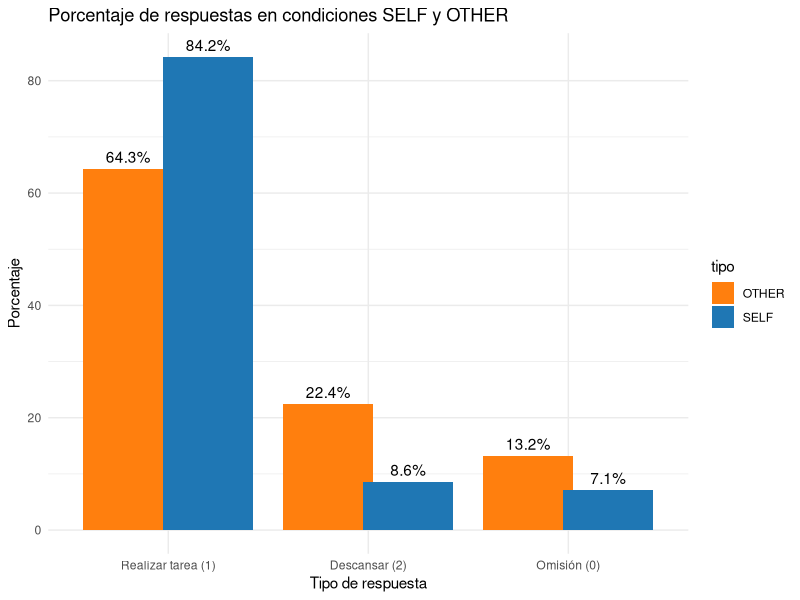

Generate this figure with R: (Note: this script raises an error after producing the figure.)

## Prosocial Effort Task ##
# FONDECYT Sebastián Contreras #
# Diego Garrido - José Borquez #
# Viña del Mar - 2025 #


# Import Libraries

library(readxl)
library(readr)
library(tidyverse)


# Cargar datos
datos <- read.csv("datos_limpios.csv")



## Gráfica respuestas datos completos ##
{
# Identificar columnas SELF y OTHER
cols_self <- grep("SELF", names(datos), value = TRUE)
cols_other <- grep("OTHER", names(datos), value = TRUE)

# Reunir datos en formato largo
self_data <- datos %>%
  select(all_of(cols_self)) %>%
  pivot_longer(cols = everything(), names_to = "variable", values_to = "respuesta") %>%
  mutate(tipo = "SELF")

other_data <- datos %>%
  select(all_of(cols_other)) %>%
  pivot_longer(cols = everything(), names_to = "variable", values_to = "respuesta") %>%
  mutate(tipo = "OTHER")

# Unir ambos datasets
todo <- bind_rows(self_data, other_data)

# Calcular porcentaje por tipo y respuesta
porcentajes <- todo %>%
  group_by(tipo, respuesta) %>%
  summarise(n = n(), .groups = "drop") %>%
  group_by(tipo) %>%
  mutate(porcentaje = n / sum(n) * 100)

# Ordenar respuestas: 1 (Realizar), 2 (Descansar), 0 (Omisión)
porcentajes$respuesta <- factor(porcentajes$respuesta, 
                                levels = c(1, 2, 0),
                                labels = c("Realizar tarea (1)", 
                                           "Descansar (2)", 
                                           "Omisión (0)"))

# Gráfico de barras
ggplot(porcentajes, aes(x = respuesta, y = porcentaje, fill = tipo)) +
  geom_bar(stat = "identity", position = position_dodge(width = 0.8)) +
  geom_text(aes(label = sprintf("%.1f%%", porcentaje)), 
            vjust = -0.5, position = position_dodge(width = 0.8)) +
  labs(title = "Porcentaje de respuestas en condiciones SELF y OTHER",
       x = "Tipo de respuesta", y = "Porcentaje") +
  scale_fill_manual(values = c("SELF" = "#1f77b4", "OTHER" = "#ff7f0e")) +
  theme_minimal()

}



## Datos Porcentajes y Error Estandar
{
# Identificar columnas SELF y OTHER
cols_self <- grep("SELF", names(datos), value = TRUE)
cols_other <- grep("OTHER", names(datos), value = TRUE)

# Agregar columna GRUPO a cada transformación
self_data <- datos %>%
  select(GRUPO, all_of(cols_self)) %>%
  pivot_longer(cols = all_of(cols_self), names_to = "variable", values_to = "respuesta") %>%
  mutate(tipo = "SELF")

other_data <- datos %>%
  select(GRUPO, all_of(cols_other)) %>%
  pivot_longer(cols = all_of(cols_other), names_to = "variable", values_to = "respuesta") %>%
  mutate(tipo = "OTHER")

# Unir ambos datasets
todo <- bind_rows(self_data, other_data)

# Calcular porcentaje por grupo, tipo y respuesta
porcentajes <- todo %>%
  group_by(GRUPO, tipo, respuesta) %>%
  summarise(n = n(), .groups = "drop") %>%
  group_by(GRUPO, tipo) %>%
  mutate(porcentaje = n / sum(n) * 100)

# Ordenar respuestas: 1 (Realizar), 2 (Descansar), 0 (Omisión)
porcentajes$respuesta <- factor(porcentajes$respuesta, 
                                levels = c(1, 2, 0),
                                labels = c("Realizar tarea", 
                                           "Descansar", 
                                           "Omisión"))

# Gráfico con facetas por grupo
ggplot(porcentajes, aes(x = respuesta, y = porcentaje, fill = tipo)) +
  geom_bar(stat = "identity", position = position_dodge(width = 0.8)) +
  geom_text(aes(label = sprintf("%.1f%%", porcentaje)), 
            vjust = -0.5, position = position_dodge(width = 0.8)) +
  labs(title = "Porcentaje de respuestas por grupo (SELF y OTHER)",
       x = "Tipo de respuesta", y = "Porcentaje") +
  scale_fill_manual(values = c("SELF" = "#1f77b4", "OTHER" = "#ff7f0e")) +
  facet_wrap(~GRUPO) +
  theme_minimal()
}




# Datos Porcentajes y Error Estandar
{
# Identificar columnas SELF y OTHER
cols_self <- grep("SELF", names(datos), value = TRUE)
cols_other <- grep("OTHER", names(datos), value = TRUE)

# Agregar columna PARTICIPANTE si no existe
# Si tienes un ID único por participante, cambia "row_number()" por ese ID real
datos$PARTICIPANTE <- datos$ID_check

# Transformar a formato largo, incluyendo ID y grupo
self_data <- datos %>%
  select(PARTICIPANTE, GRUPO, all_of(cols_self)) %>%
  pivot_longer(cols = all_of(cols_self), names_to = "variable", values_to = "respuesta") %>%
  mutate(tipo = "SELF")

other_data <- datos %>%
  select(PARTICIPANTE, GRUPO, all_of(cols_other)) %>%
  pivot_longer(cols = all_of(cols_other), names_to = "variable", values_to = "respuesta") %>%
  mutate(tipo = "OTHER")

# Unir ambos datasets
todo <- bind_rows(self_data, other_data)

# Calcular porcentaje por participante
por_participante <- todo %>%
  group_by(PARTICIPANTE, GRUPO, tipo, respuesta) %>%
  summarise(n = n(), .groups = "drop") %>%
  group_by(PARTICIPANTE, GRUPO, tipo) %>%
  mutate(porcentaje = n / sum(n) * 100)

# Estadísticas agregadas: media y error estándar
stats <- por_participante %>%
  group_by(GRUPO, tipo, respuesta) %>%
  summarise(
    media = mean(porcentaje),
    se = sd(porcentaje) / sqrt(n()),
    .groups = "drop"
  )

# Ordenar niveles de respuesta
stats$respuesta <- factor(stats$respuesta,
                          levels = c(1, 2, 0),
                          labels = c("Realizar tarea (1)", "Descansar (2)", "Omisión (0)"))

# Gráfico con barras de error
ggplot(stats, aes(x = respuesta, y = media, fill = tipo)) +
  geom_bar(stat = "identity", position = position_dodge(width = 0.8)) +
  geom_errorbar(aes(ymin = media - se, ymax = media + se),
                width = 0.2,
                position = position_dodge(width = 0.8)) +
  geom_text(aes(label = sprintf("%.1f%%", media)),
            vjust = -0.5, position = position_dodge(width = 0.8)) +
  labs(title = "Porcentaje de respuestas por grupo con error estándar",
       x = "Tipo de respuesta", y = "Porcentaje promedio") +
  scale_fill_manual(values = c("SELF" = "#1f77b4", "OTHER" = "#ff7f0e")) +
  facet_wrap(~GRUPO) +
  theme_minimal()



# Gráfico con barras y error estándar (sin porcentaje en texto)
ggplot(stats, aes(x = respuesta, y = media, fill = tipo)) +
  geom_bar(stat = "identity", position = position_dodge(width = 0.8)) +
  geom_errorbar(aes(ymin = media - se, ymax = media + se),
                width = 0.2,
                position = position_dodge(width = 0.8)) +
  labs(title = "Porcentaje de respuestas por grupo con error estándar",
       x = "Tipo de respuesta", y = "Porcentaje promedio") +
  scale_fill_manual(values = c("SELF" = "#1f77b4", "OTHER" = "#ff7f0e")) +
  facet_wrap(~GRUPO) +
  theme_minimal()

}




# Separar los datos de SELF y OTHER
self_vals <- stats %>% filter(tipo == "SELF") %>%
  rename(media_self = media, se_self = se) %>%
  select(GRUPO, respuesta, media_self)

other_vals <- stats %>% filter(tipo == "OTHER") %>%
  rename(media_other = media, se_other = se) %>%
  select(GRUPO, respuesta, media_other)

# Unir ambos para poder hacer la resta
diferencias <- left_join(other_vals, self_vals, by = c("GRUPO", "respuesta")) %>%
  mutate(diferencia = media_other - media_self)

# Gráfico de las diferencias OTHER - SELF por tipo de respuesta
ggplot(diferencias, aes(x = respuesta, y = diferencia, fill = GRUPO)) +
  geom_bar(stat = "identity", position = position_dodge(width = 0.8)) +
  geom_text(aes(label = sprintf("%.1f%%", diferencia)),
            vjust = -0.5, position = position_dodge(width = 0.8)) +
  labs(title = "Diferencia de porcentaje (OTHER - SELF) por tipo de respuesta",
       x = "Tipo de respuesta", y = "Diferencia de porcentaje") +
  scale_fill_manual(values = c("Vulnerable" = "#d62728", "Control" = "#2ca02c")) +
  theme_minimal()













# Separar los datos de SELF y OTHER
self_vals <- stats %>% filter(tipo == "SELF") %>%
  rename(media_self = media, se_self = se) %>%
  select(GRUPO, respuesta, media_self)

other_vals <- stats %>% filter(tipo == "OTHER") %>%
  rename(media_other = media, se_other = se) %>%
  select(GRUPO, respuesta, media_other)

# Unir ambos para poder hacer la resta
diferencias <- left_join(other_vals, self_vals, by = c("GRUPO", "respuesta")) %>%
  mutate(diferencia = media_self - media_other)

# Gráfico de las diferencias OTHER - SELF por tipo de respuesta
ggplot(diferencias, aes(x = respuesta, y = diferencia, fill = GRUPO)) +
  geom_bar(stat = "identity", position = position_dodge(width = 0.8)) +
  geom_text(aes(label = sprintf("%.1f%%", diferencia)),
            vjust = -0.5, position = position_dodge(width = 0.8)) +
  labs(title = "Diferencia de porcentaje (OTHER - SELF) por tipo de respuesta",
       x = "Tipo de respuesta", y = "Diferencia de porcentaje") +
  scale_fill_manual(values = c("Vulnerable" = "#d62728", "Control" = "#2ca02c")) +
  theme_minimal()











# Partimos del dataframe por participante (por_participante)

# Agrupamos sin separar por GRUPO
global_stats <- por_participante %>%
  group_by(tipo, respuesta) %>%
  summarise(
    media = mean(porcentaje),
    se = sd(porcentaje) / sqrt(n()),
    .groups = "drop"
  )

# Separar SELF y OTHER
self_vals_global <- global_stats %>% filter(tipo == "SELF") %>%
  rename(media_self = media, se_self = se) %>%
  select(respuesta, media_self)

other_vals_global <- global_stats %>% filter(tipo == "OTHER") %>%
  rename(media_other = media, se_other = se) %>%
  select(respuesta, media_other)

# Unir y calcular la diferencia
diferencias_global <- left_join(other_vals_global, self_vals_global, by = "respuesta") %>%
  mutate(diferencia = media_other - media_self)

# Convertir los valores de respuesta en etiquetas legibles
diferencias_global$respuesta <- factor(diferencias_global$respuesta,
                                       levels = c(1, 2, 0),
                                       labels = c("Realizar tarea (1)", "Descansar (2)", "Omisión (0)"))

# Graficar
ggplot(diferencias_global, aes(x = respuesta, y = diferencia, fill = respuesta)) +
  geom_bar(stat = "identity", show.legend = FALSE) +
  geom_text(aes(label = sprintf("%.1f%%", diferencia)),
            vjust = -0.5) +
  labs(title = "Diferencia global de porcentaje (OTHER - SELF)",
       x = "Tipo de respuesta", y = "Diferencia de porcentaje") +
  scale_fill_manual(values = c("#1f77b4", "#ff7f0e", "#2ca02c")) +
  theme_minimal()





# Usamos nuevamente self_vals_global y other_vals_global (ya definidos)

# Unir y calcular la diferencia como SELF - OTHER
diferencias_global <- left_join(self_vals_global, other_vals_global, by = "respuesta") %>%
  mutate(diferencia = media_self - media_other)

# Convertir los valores de respuesta en etiquetas legibles
diferencias_global$respuesta <- factor(diferencias_global$respuesta,
                                       levels = c("1", "2", "0"),
                                       labels = c("Realizar tarea (1)", "Descansar (2)", "Omisión (0)"))

# Graficar SELF - OTHER
ggplot(diferencias_global, aes(x = respuesta, y = diferencia, fill = respuesta)) +
  geom_bar(stat = "identity", show.legend = FALSE) +
  geom_text(aes(label = sprintf("%.1f%%", diferencia)),
            vjust = -0.5) +
  labs(title = "Diferencia global de porcentaje (SELF - OTHER)",
       x = "Tipo de respuesta", y = "Diferencia de porcentaje") +
  scale_fill_manual(values = c("#1f77b4", "#ff7f0e", "#2ca02c")) +
  theme_minimal()







